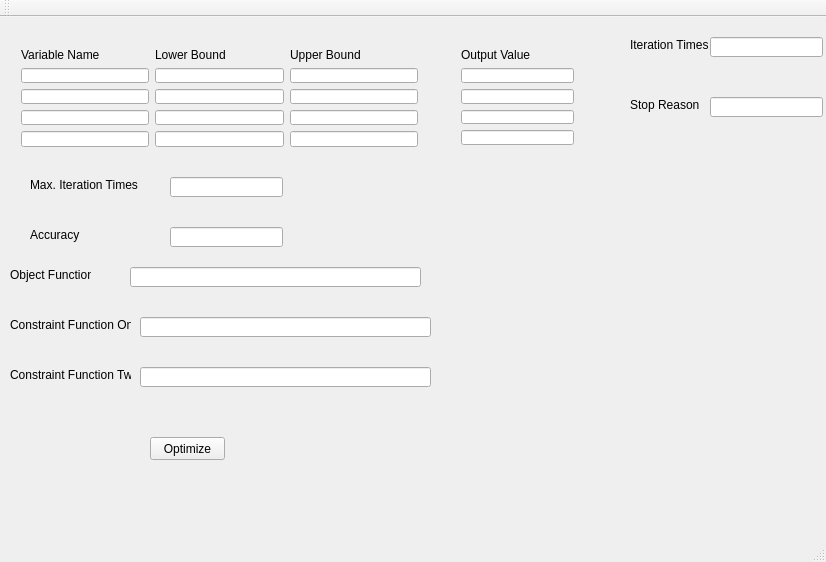
<?xml version="1.0" encoding="UTF-8"?>
<ui version="4.0">
 <class>MainWindow</class>
 <widget class="QMainWindow" name="MainWindow">
  <property name="geometry">
   <rect>
    <x>0</x>
    <y>0</y>
    <width>826</width>
    <height>562</height>
   </rect>
  </property>
  <property name="windowTitle">
   <string>MainWindow</string>
  </property>
  <widget class="QWidget" name="centralWidget">
   <widget class="QLabel" name="label_4">
    <property name="geometry">
     <rect>
      <x>10</x>
      <y>250</y>
      <width>81</width>
      <height>16</height>
     </rect>
    </property>
    <property name="text">
     <string>Object Function</string>
    </property>
   </widget>
   <widget class="QLineEdit" name="lineEdit_objectFunction">
    <property name="geometry">
     <rect>
      <x>130</x>
      <y>250</y>
      <width>291</width>
      <height>20</height>
     </rect>
    </property>
   </widget>
   <widget class="QLabel" name="label_5">
    <property name="geometry">
     <rect>
      <x>10</x>
      <y>300</y>
      <width>121</width>
      <height>16</height>
     </rect>
    </property>
    <property name="text">
     <string>Constraint Function One</string>
    </property>
   </widget>
   <widget class="QLineEdit" name="lineEdit_constraintFunction1">
    <property name="geometry">
     <rect>
      <x>140</x>
      <y>300</y>
      <width>291</width>
      <height>20</height>
     </rect>
    </property>
   </widget>
   <widget class="QLabel" name="label_6">
    <property name="geometry">
     <rect>
      <x>10</x>
      <y>350</y>
      <width>121</width>
      <height>16</height>
     </rect>
    </property>
    <property name="text">
     <string>Constraint Function Two</string>
    </property>
   </widget>
   <widget class="QLineEdit" name="lineEdit_constraintFunction2">
    <property name="geometry">
     <rect>
      <x>140</x>
      <y>350</y>
      <width>291</width>
      <height>20</height>
     </rect>
    </property>
   </widget>
   <widget class="QLineEdit" name="lineEdit_MaxIterationTimes">
    <property name="geometry">
     <rect>
      <x>170</x>
      <y>160</y>
      <width>113</width>
      <height>20</height>
     </rect>
    </property>
   </widget>
   <widget class="QLabel" name="label_7">
    <property name="geometry">
     <rect>
      <x>30</x>
      <y>160</y>
      <width>111</width>
      <height>16</height>
     </rect>
    </property>
    <property name="text">
     <string>Max. Iteration Times</string>
    </property>
   </widget>
   <widget class="QLabel" name="label_8">
    <property name="geometry">
     <rect>
      <x>30</x>
      <y>210</y>
      <width>111</width>
      <height>16</height>
     </rect>
    </property>
    <property name="text">
     <string>Accuracy</string>
    </property>
   </widget>
   <widget class="QLineEdit" name="lineEdit_2">
    <property name="geometry">
     <rect>
      <x>170</x>
      <y>210</y>
      <width>113</width>
      <height>20</height>
     </rect>
    </property>
   </widget>
   <widget class="QLabel" name="label_10">
    <property name="geometry">
     <rect>
      <x>630</x>
      <y>20</y>
      <width>81</width>
      <height>16</height>
     </rect>
    </property>
    <property name="text">
     <string>Iteration Times</string>
    </property>
   </widget>
   <widget class="QLineEdit" name="lineEdit_MaxIterationTimes_2">
    <property name="geometry">
     <rect>
      <x>710</x>
      <y>20</y>
      <width>113</width>
      <height>20</height>
     </rect>
    </property>
   </widget>
   <widget class="QLabel" name="label_11">
    <property name="geometry">
     <rect>
      <x>630</x>
      <y>80</y>
      <width>81</width>
      <height>16</height>
     </rect>
    </property>
    <property name="text">
     <string>Stop Reason</string>
    </property>
   </widget>
   <widget class="QLineEdit" name="lineEdit_MaxIterationTimes_3">
    <property name="geometry">
     <rect>
      <x>710</x>
      <y>80</y>
      <width>113</width>
      <height>20</height>
     </rect>
    </property>
   </widget>
   <widget class="QPushButton" name="pushButton_optimize">
    <property name="geometry">
     <rect>
      <x>150</x>
      <y>420</y>
      <width>75</width>
      <height>23</height>
     </rect>
    </property>
    <property name="text">
     <string>Optimize</string>
    </property>
   </widget>
   <widget class="QWidget" name="">
    <property name="geometry">
     <rect>
      <x>10</x>
      <y>20</y>
      <width>419</width>
      <height>121</height>
     </rect>
    </property>
    <layout class="QHBoxLayout" name="horizontalLayout">
     <item>
      <layout class="QVBoxLayout" name="verticalLayout">
       <item>
        <widget class="QLabel" name="label">
         <property name="text">
          <string>Variable Name</string>
         </property>
        </widget>
       </item>
       <item>
        <widget class="QLineEdit" name="lineEdit_variable1"/>
       </item>
       <item>
        <widget class="QLineEdit" name="lineEdit_variable2"/>
       </item>
       <item>
        <widget class="QLineEdit" name="lineEdit_variable3"/>
       </item>
       <item>
        <widget class="QLineEdit" name="lineEdit_variable4"/>
       </item>
      </layout>
     </item>
     <item>
      <layout class="QVBoxLayout" name="verticalLayout_2">
       <item>
        <widget class="QLabel" name="label_2">
         <property name="text">
          <string>Lower Bound</string>
         </property>
        </widget>
       </item>
       <item>
        <widget class="QLineEdit" name="lineEdit_lowerbound1"/>
       </item>
       <item>
        <widget class="QLineEdit" name="lineEdit_lowerbound2"/>
       </item>
       <item>
        <widget class="QLineEdit" name="lineEdit_lowerbound3"/>
       </item>
       <item>
        <widget class="QLineEdit" name="lineEdit_lowerbound4"/>
       </item>
      </layout>
     </item>
     <item>
      <layout class="QVBoxLayout" name="verticalLayout_3">
       <item>
        <widget class="QLabel" name="label_3">
         <property name="text">
          <string>Upper Bound</string>
         </property>
        </widget>
       </item>
       <item>
        <widget class="QLineEdit" name="lineEdit_upperbound1"/>
       </item>
       <item>
        <widget class="QLineEdit" name="lineEdit_upperbound2"/>
       </item>
       <item>
        <widget class="QLineEdit" name="lineEdit_upperbound3"/>
       </item>
       <item>
        <widget class="QLineEdit" name="lineEdit_upperbound4"/>
       </item>
      </layout>
     </item>
    </layout>
   </widget>
   <widget class="QWidget" name="">
    <property name="geometry">
     <rect>
      <x>450</x>
      <y>20</y>
      <width>135</width>
      <height>119</height>
     </rect>
    </property>
    <layout class="QVBoxLayout" name="verticalLayout_4">
     <item>
      <widget class="QLabel" name="label_9">
       <property name="text">
        <string>Output Value</string>
       </property>
      </widget>
     </item>
     <item>
      <widget class="QLineEdit" name="lineEdit_variable1_output"/>
     </item>
     <item>
      <widget class="QLineEdit" name="lineEdit_variable2_output"/>
     </item>
     <item>
      <widget class="QLineEdit" name="lineEdit_variable3_output"/>
     </item>
     <item>
      <widget class="QLineEdit" name="lineEdit_variable4_2"/>
     </item>
    </layout>
   </widget>
  </widget>
  <widget class="QMenuBar" name="menuBar">
   <property name="geometry">
    <rect>
     <x>0</x>
     <y>0</y>
     <width>826</width>
     <height>21</height>
    </rect>
   </property>
  </widget>
  <widget class="QToolBar" name="mainToolBar">
   <attribute name="toolBarArea">
    <enum>TopToolBarArea</enum>
   </attribute>
   <attribute name="toolBarBreak">
    <bool>false</bool>
   </attribute>
  </widget>
  <widget class="QStatusBar" name="statusBar"/>
 </widget>
 <layoutdefault spacing="6" margin="11"/>
 <resources/>
 <connections/>
</ui>
